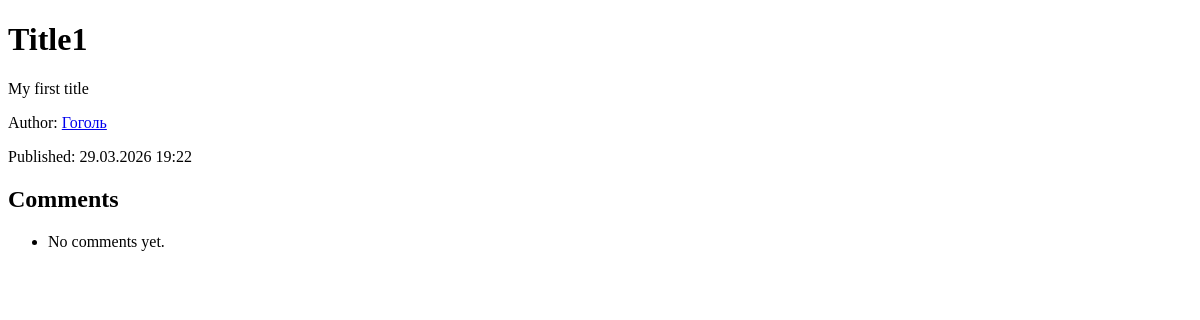
Page /posts/1/ on the earlier database version.
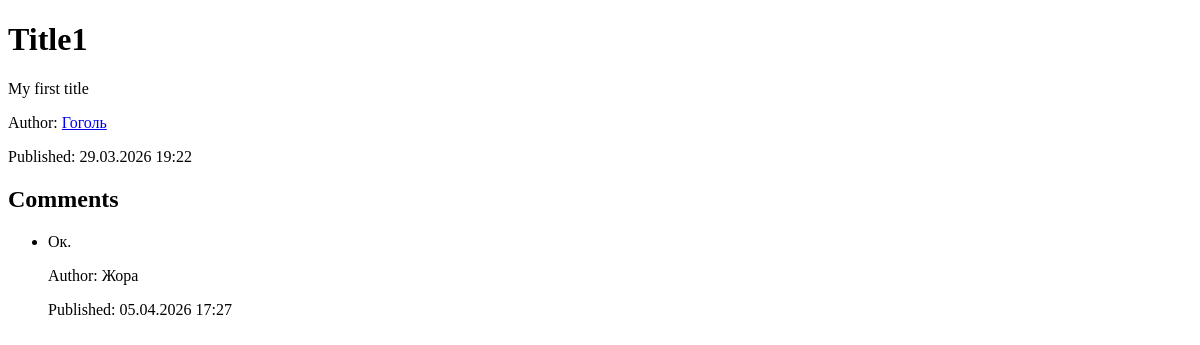
Same page on the later database version.
### blog/models.py (models this page shows, shortened)
class Comment(models.Model):
    post = models.ForeignKey(Post, on_delete=models.CASCADE, related_name='comments')
    author_name = models.CharField(max_length=100)
    text = models.TextField()
    created_date = models.DateTimeField(auto_now_add=True)
    class Meta:
        verbose_name = 'Comment'
        verbose_name_plural = 'Comments'
        ordering = ['created_date']

### blog/views.py (the view)
# urls.py: path('posts/<int:pk>/', post_detail, name='post_detail'),
def post_detail(request: HttpRequest, pk: int):
    post = get_object_or_404(Post, pk=pk)
    comments = post.comments.all()
    context = {
        'post': post,
        'comments': comments,
    }
    return render(request=request, template_name='post_detail.html', context=context)

### blog/models.py (called while the page is built)
    def __str__(self):
        return self.name

### templates/post_detail.html
{% extends "base.html" %}
{% block content %}
  <h1>{{ post.title }}</h1>
  <p>{{ post.content }}</p>
  <p>
    Author: <a href="{% url 'author_post_list' post.author.pk %}">{{ post.author }}</a>
  </p>
  <p>Published: {{ post.published_date|date:"d.m.Y H:i" }}</p>
  <h2>Comments</h2>
  <ul>
    {% for comment in comments %}
      <li>
        <p>{{ comment.text }}</p>
        <p>Author: {{ comment.author_name }}</p>
        <p>Published: {{ comment.created_date|date:"d.m.Y H:i" }}</p>
      </li>
    {% empty %}
      <li>No comments yet.</li>
    {% endfor %}
  </ul>
{% endblock content %}

Differences in the rows shown:
added Comment: text "Ок.", author_name "Жора", created_date "05.04.2026 17:27"
Other differences:
text no longer shown: "No comments yet."
